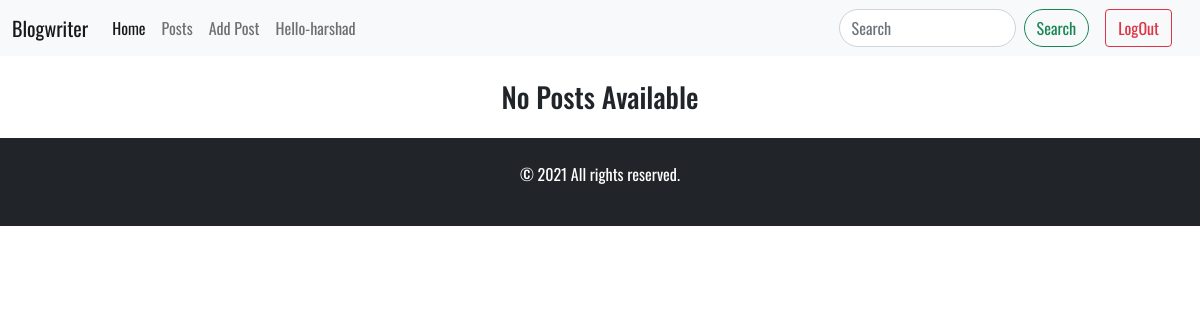
Before: /blog/ (signed in) with the older database file.
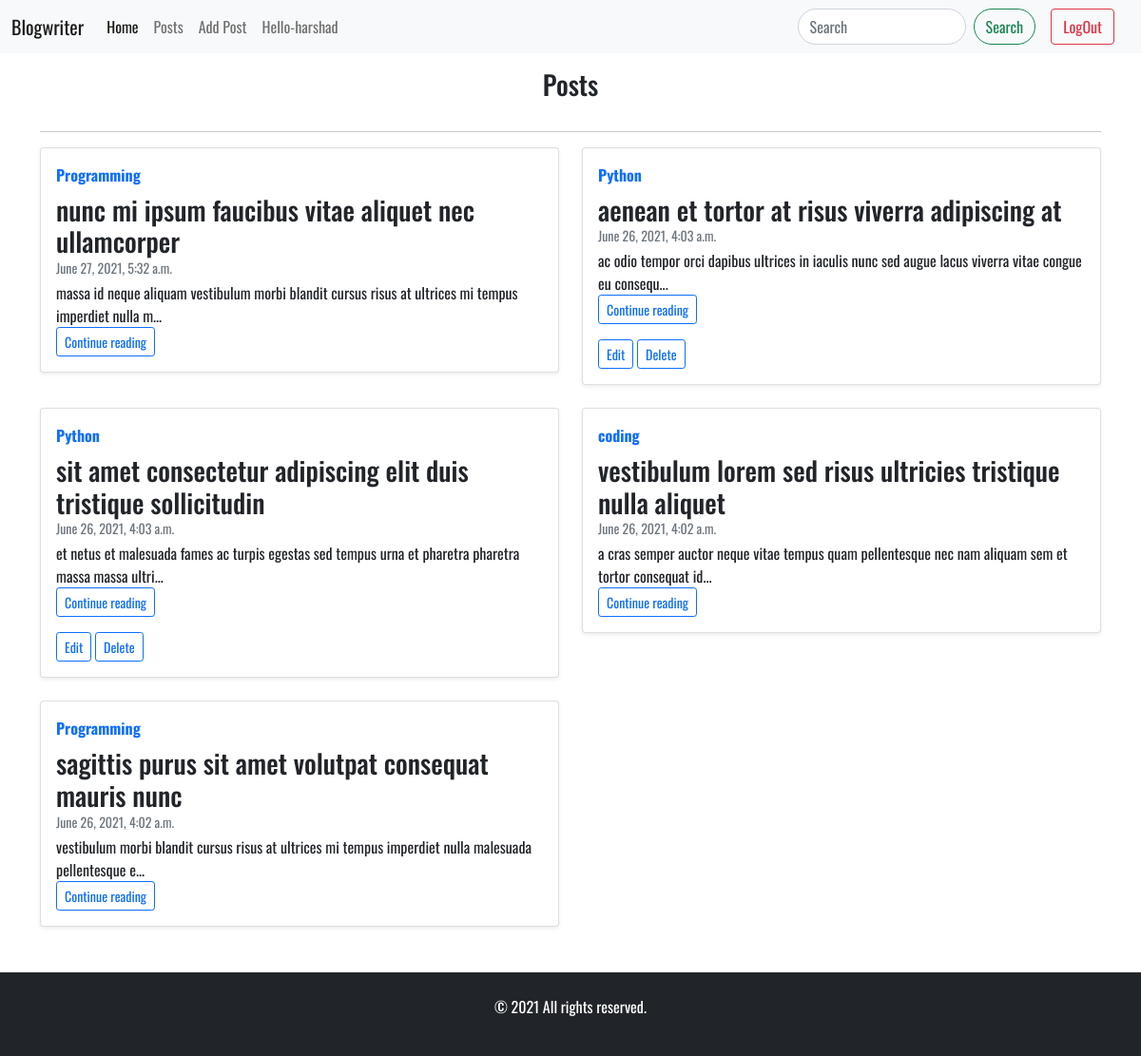
After: the same page with the newer database file.
### blogs/models.py (models this page shows, shortened)
class Post(models.Model):
    title=models.CharField(max_length=200)
    author=models.ForeignKey(User,on_delete=models.CASCADE,null=True)
    category = models.CharField(max_length=200)
    body = models.TextField(blank=True, null=True)
    date=models.DateTimeField(auto_now_add=True)
    slug = models.CharField(max_length=200)

### blogs/views.py (the view)
# urls.py: path('/', PostView.as_view(), name="Post"),
class PostView(ListView):
    model = Post
    template_name = 'blog.html'
    ordering = ['-id']

### templates/blog.html
{% extends 'base.html' %} {% block content %}
<div class="container">
  {% if object_list %}
  <h3 class="pb-3 mt-3 text-center">Posts</h3>
  <hr />
  <div class="row">
    {% for post in object_list %}
    <div class="col-md-6">
      <div class="card flex-md-row mb-4 shadow-sm h-md-250">
        <div class="card-body d-flex flex-column align-items-start">
          <strong class="d-inline-block mb-2 text-primary"
            >{{post.category}}</strong
          >
          <h6 class="mb-0">
            <a
              class="text-dark text-decoration-none fs-3"
              href="{% url 'PostDetail' post.pk %}"
              >{{post.title}}</a
            >
          </h6>
          <div class="mb-1 text-muted small">{{post.date}}</div>
          <p class="card-text mb-auto">{{post.body|safe|slice:100}}...</p>
          <a
            class="btn btn-outline-primary btn-sm"
            role="button"
            href="{% url 'PostDetail' post.pk %}"
            >Continue reading</a
          >
          {% if user.is_authenticated %}
          {% if user.id == post.author.id%}
            <div class="mt-3">
              <a
                class="btn btn-outline-primary btn-sm"
                role="button"
                href="{% url 'update_post' post.pk %}"
                >Edit</a
              >
              <a
                class="btn btn-outline-primary btn-sm"
                role="button"
                href="{% url 'delete_post' post.pk %}"
                >Delete</a
              >
            </div>
          {% endif %}
         {% endif %}
        </div>
      </div>
    </div>
    {% endfor %}
  </div>
  <br />
  {% else %}
  <h3 class="text-center my-4">No Posts Available</h3>
  {% endif%}
</div>
{% endblock %}

Changed rows visible on the page:
added Post: category "Programming", title "nunc mi ipsum faucibus vitae aliquet nec ullamcorper", date "June 27, 2021, 5:32 a.m.", body "massa id neque aliquam vestibulum morbi blandit cursus risus at ultrices mi tempus imperdiet nulla m"
added Post: category "Python", title "aenean et tortor at risus viverra adipiscing at", date "June 26, 2021, 4:03 a.m.", body "ac odio tempor orci dapibus ultrices in iaculis nunc sed augue lacus viverra vitae congue eu consequ", shows "Edit"
added Post: category "Python", title "sit amet consectetur adipiscing elit duis tristique sollicitudin", date "June 26, 2021, 4:03 a.m.", body "et netus et malesuada fames ac turpis egestas sed tempus urna et pharetra pharetra massa massa ultri", shows "Edit"
added Post: category "coding", title "vestibulum lorem sed risus ultricies tristique nulla aliquet", date "June 26, 2021, 4:02 a.m.", body "a cras semper auctor neque vitae tempus quam pellentesque nec nam aliquam sem et tortor consequat id"
added Post: category "Programming", title "sagittis purus sit amet volutpat consequat mauris nunc", date "June 26, 2021, 4:02 a.m.", body "vestibulum morbi blandit cursus risus at ultrices mi tempus imperdiet nulla malesuada pellentesque e"
Other visible differences:
text no longer shown: "No Posts Available"
text now shown: "Posts"
